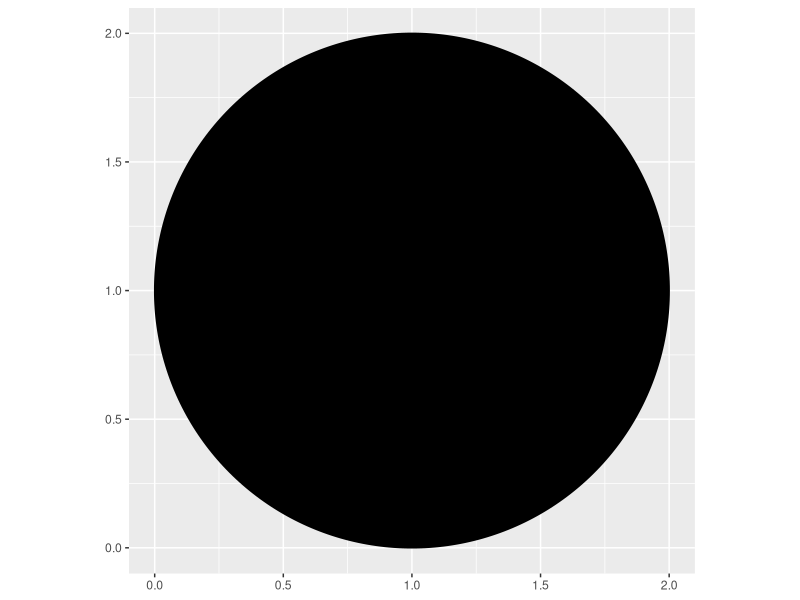
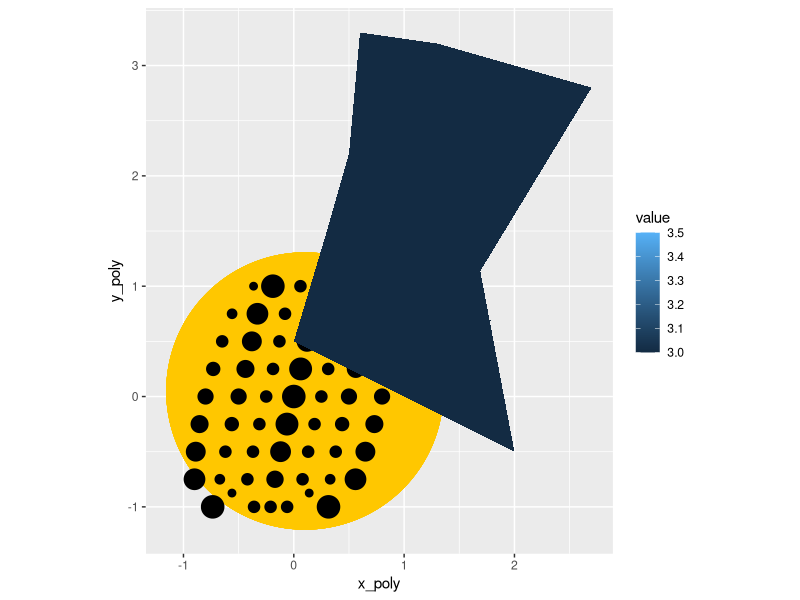

Reproduce these figures in R, in order.
## ---- chunk 1
library(tidyverse)
library(ggplot2)
library(ggforce)
## ---- chunk 2
#Making the data
circle <- data_frame(
  x1 = 1,
  y1 = 1,
  r = 1
)

#plotting
ggplot() +
  geom_circle(
    aes(x0 = x1, y0 = y1, r = r),
    data = circle,
    fill = "black",
  ) +
  coord_fixed()
## ---- chunk 3
ids <- factor(c("1.1", "2.1", "1.2", "2.2", "1.3", "2.3"))
values <- data.frame(
id = ids,
value = c(3, 3.1, 3.1, 3.2, 3.15, 3.5)
)
positions <- data.frame(
id = rep(ids, each = 4),
x_poly = c(2, 1, 1.1, 2.2, 1, 0, 0.3, 1.1, 2.2, 1.1, 1.2, 2.5, 1.1, 0.3,
0.5, 1.2, 2.5, 1.2, 1.3, 2.7, 1.2, 0.5, 0.6, 1.3),
y_poly = c(-0.5, 0, 1, 0.5, 0, 0.5, 1.5, 1, 0.5, 1, 2.1, 1.7, 1, 1.5,
2.2, 2.1, 1.7, 2.1, 3.2, 2.8, 2.1, 2.2, 3.3, 3.2)
)
# Currently we need to manually merge the two together
datapoly <- merge(values, positions, by = c("id"))
#ggplot(datapoly, aes(x = x, y = y)) +
#geom_polygon(aes(fill = values, group = id))
#dataset w/ 9 rows (circles) and 3 variables (x & y coordinates of center, radius)
circles <- data_frame(
id = 1:9,
x1 = rep(1, 9),
x2 = seq(-0.2, 0.2, length.out = 9),
y = seq(-1, 1, length.out = 9),
x_center = sin(y)/4,
x_m1 = x_center - 0.25,
x_m2 = x_center - 0.5,
x_m3 = x_center - 0.75,
x_p1 = x_center + 0.25,
x_p2 = x_center + 0.5,
x_p3 = x_center + 0.75,
r1 = 0.05,
r2 = (-(y^2) + 2) / 20
) |>
mutate(
x_m1 = if_else(y == max(y) | y == min(y), x_m1 + 0.1, x_m1),
x_p1 = if_else(y == max(y) | y == min(y), x_p1 - 0.1, x_p1),
x_m2 = if_else(y == min(y), x_m1 - 0.2, x_m1 - 0.25),
r_m2 = (y + 2) / 30,
y_m2 = if_else(y == min(y), y + 0.125, y),
x_p2 = if_else(y == min(y), x_p1 + 0.2, x_p1 + 0.25),
r_p2 = (y + 2) / 30,
y_p2 = if_else(y == min(y), y + 0.125, y),
x_m3 = x_m2 - (0.3 - y^2 / 8),
r_m3 = (2 - y) / 30,
y_m3 = y,
x_p3 = x_p2 + (0.3 - y^2 / 8),
r_p3 = (2 - y) / 30,
y_p3 = y
)
ggplot() +
#This is the yellow circle
geom_circle(aes(x0 = 0.1, y0 = 0.05, r = 1.25), data = circles, fill = "#FFC700", color = "#FFC700") +
#these are the black circles
geom_circle(aes(x0 = x_center, y0 = y, r = r2), data = circles, fill = "black") +
geom_circle(aes(x0 = x_m1, y0 = y, r = r1), data = circles, fill = "black") +
geom_circle(aes(x0 = x_p1, y0 = y, r = r1), data = circles, fill = "black") +
geom_circle(aes(x0 = x_m2, y0 = y_m2, r = r_m2), data = circles, fill = "black") +
geom_circle(aes(x0 = x_p2, y0 = y_p2, r = r_p2), data = circles, fill = "black") +
geom_circle(aes(x0 = x_m3, y0 = y_m3, r = r_m3), data = circles, fill = "black") +
geom_circle(aes(x0 = x_p3, y0 = y_p3, r = r_p3), data = circles, fill = "black") +
coord_fixed() +
geom_polygon(data = datapoly, aes(fill = value, x = x_poly, y = y_poly))
#this makes the background
theme_void() +
theme(panel.background = element_rect(fill = "#FFDE00", color = "#FFDE00"))
